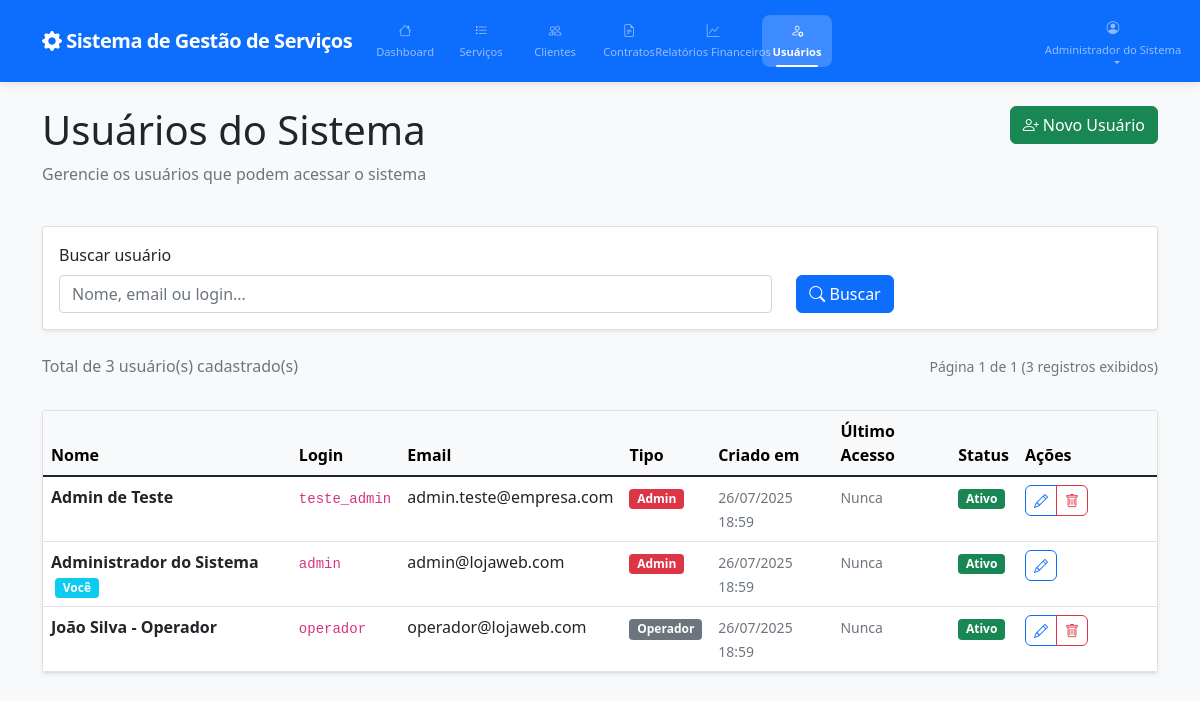
The app's page /admin/usuarios/list.php (signed in), older data.
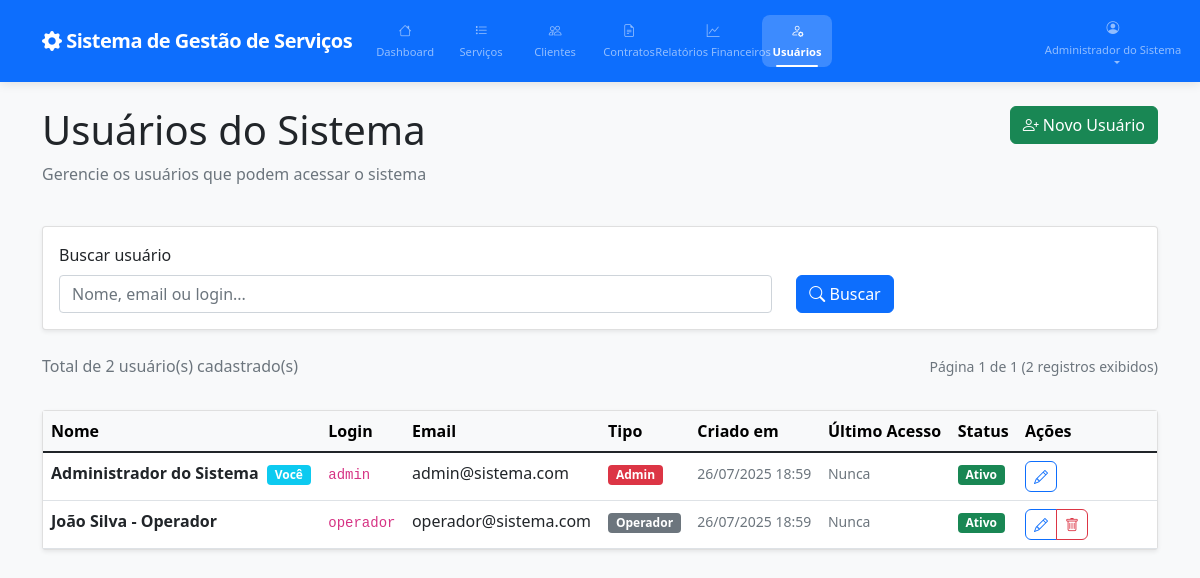
The same page, newer data.
### tables this page shows
CREATE TABLE `usuarios` (
    `id` int(11) NOT NULL AUTO_INCREMENT,
    `login` varchar(50) NOT NULL,
    `senha` varchar(255) NOT NULL,
    `nome` varchar(100) NOT NULL,
    `email` varchar(100) NOT NULL,
    `tipo` enum('admin', 'operador') DEFAULT 'operador',
    `ativo` tinyint(1) DEFAULT 1,
    `remember_token` varchar(255) DEFAULT NULL,
    `ultimo_acesso` timestamp NULL DEFAULT NULL,
    `criado_em` timestamp DEFAULT CURRENT_TIMESTAMP,
    `atualizado_em` timestamp DEFAULT CURRENT_TIMESTAMP ON UPDATE CURRENT_TIMESTAMP,
    PRIMARY KEY (`id`),
    UNIQUE KEY `login` (`login`),
    UNIQUE KEY `email` (`email`)
);

### shared/config/auth.php (called while the page is built, shortened)
<?php
class Auth
{
    public static function getUser(): ?array
    {
        return $_SESSION['user'] ?? null;
    }
}

### shared/dao/UsuarioDAO.php (called while the page is built, shortened)
<?php
require_once __DIR__ . '/../config/db.php';
class UsuarioDAO
{
    private $db;
    public function __construct()
    {
        $this->db = Database::getInstance()->getConnection();
    }
    public function getAll($search = '', $page = 1, $perPage = 15): array
    {
        try {
            $offset = ($page - 1) * $perPage;
            $sql = "SELECT id, nome, login, email, tipo, ativo, criado_em, ultimo_acesso
                    FROM usuarios";
            $params = [];
            $sql .= " ORDER BY nome LIMIT ? OFFSET ?";
            $params[] = $perPage;
            $params[] = $offset;
            $stmt = $this->db->prepare($sql);
            $stmt->execute($params);
            return $stmt->fetchAll();
        } catch (PDOException $e) {
            error_log("Error getting all users: " . $e->getMessage());
            return [];
        }
    }
    public function count($search = ''): int
    {
        try {
            $sql = "SELECT COUNT(*) FROM usuarios";
            $params = [];
            $stmt = $this->db->prepare($sql);
            $stmt->execute($params);
            return (int) $stmt->fetchColumn();
        } catch (PDOException $e) {
            error_log("Error counting users: " . $e->getMessage());
            return 0;
        }
    }
}

### shared/config/db.php (called while the page is built, shortened)
<?php
class Database
{
    private static $instance = null;
    private $connection;
    private $host = 'localhost';
    private $database = 'trabalho_web';
    private $username = 'root';
    private $password = '';
    private $charset = 'utf8mb4';
    private $socket = '/Applications/XAMPP/xamppfiles/var/mysql/mysql.sock';
    private function __construct()
    {
        $dsn = "mysql:host={$this->host};dbname={$this->database};charset={$this->charset};unix_socket={$this->socket}";
        $options = [
            PDO::ATTR_ERRMODE => PDO::ERRMODE_EXCEPTION,
            PDO::ATTR_DEFAULT_FETCH_MODE => PDO::FETCH_ASSOC,
            PDO::ATTR_EMULATE_PREPARES => false,
        ];
        try {
            $this->connection = new PDO($dsn, $this->username, $this->password, $options);
        } catch (PDOException $e) {
            error_log("Database connection failed: " . $e->getMessage());
            throw new PDOException("Database connection failed");
        }
    }
    public static function getInstance(): Database
    {
        if (self::$instance === null) {
            self::$instance = new self();
        }
        return self::$instance;
    }
    public function getConnection(): PDO
    {
        return $this->connection;
    }
}

### admin/usuarios/list.php (the view, shortened to what the changed rows need)
<?php
require_once '../../shared/config/auth.php';
require_once '../../shared/dao/UsuarioDAO.php';
$user = Auth::getUser();
$usuarioDAO = new UsuarioDAO();
$search = trim($_GET['search'] ?? '');
$page = max(1, (int) ($_GET['page'] ?? 1));
$perPage = 15;
$usuarios = $usuarioDAO->getAll($search, $page, $perPage);
$totalUsuarios = $usuarioDAO->count($search);
$totalPages = ceil($totalUsuarios / $perPage);
?>
<!DOCTYPE html>
<html lang="pt-BR">
<head>
    <link href="https://cdn.jsdelivr.net/npm/bootstrap@5.1.3/dist/css/bootstrap.min.css" rel="stylesheet">
    <link href="https://cdn.jsdelivr.net/npm/bootstrap-icons@1.8.1/font/bootstrap-icons.css" rel="stylesheet">
    <link rel="stylesheet" href="../../shared/assets/css/style.css">
</head>
<body>
    <nav class="navbar navbar-expand-lg navbar-dark bg-primary">
        <div class="container">
            <div class="collapse navbar-collapse" id="navbarNav">
                <ul class="navbar-nav">
                    <li class="nav-item dropdown">
                        <a class="nav-link dropdown-toggle" href="#" id="navbarDropdown" role="button" data-bs-toggle="dropdown">
                            <i class="bi bi-person-circle"></i> <?= htmlspecialchars($user['nome']) ?>
                        </a>
                    </li>
                </ul>
            </div>
        </div>
    </nav>
    <div class="container mt-4">
        <div class="row mb-4">
            <div class="col-md-8">
                <h1>Usuários do Sistema</h1>
            </div>
        </div>
        <div class="row mb-3">
            <div class="col-md-6">
                <p class="text-muted">
                    <?php if ($search): ?>
                        Encontrados <?= $totalUsuarios ?> usuário(s) para "<?= htmlspecialchars($search) ?>"
                    <?php else: ?>
                        Total de <?= $totalUsuarios ?> usuário(s) cadastrado(s)
                    <?php endif; ?>
                </p>
            </div>
            <div class="col-md-6 text-end">
                <small class="text-muted">
                    Página <?= $page ?> de <?= $totalPages ?>
                    (<?= count($usuarios) ?> registros exibidos)
                </small>
            </div>
        </div>
        <?php if (!empty($usuarios)): ?>
            <div class="card">
                <div class="table-responsive">
                    <table class="table table-hover mb-0">
                        <thead class="table-light">
                            <tr>
                                <th>Nome</th>
                                <th>Login</th>
                                <th>Email</th>
                                <th>Tipo</th>
                                <th>Criado em</th>
                                <th>Último Acesso</th>
                                <th>Status</th>
                                <th width="140">Ações</th>
                            </tr>
                        </thead>
                        <tbody>
                            <?php foreach ($usuarios as $usuario): ?>
                                <tr data-user-id="<?= $usuario['id'] ?>">
                                    <td>
                                        <strong><?= htmlspecialchars($usuario['nome']) ?></strong>
                                        <?php if ($usuario['id'] == $user['id']): ?>
                                            <span class="badge bg-info ms-1">Você</span>
                                        <?php endif; ?>
                                    </td>
                                    <td>
                                        <code><?= htmlspecialchars($usuario['login']) ?></code>
                                    </td>
                                    <td><?= htmlspecialchars($usuario['email']) ?></td>
                                    <td>
                                        <span class="badge bg-<?= $usuario['tipo'] === 'admin' ? 'danger' : 'secondary' ?>">
                                            <?= ucfirst($usuario['tipo']) ?>
                                        </span>
                                    </td>
                                    <td>
                                        <small class="text-muted">
                                            <?= date('d/m/Y H:i', strtotime($usuario['criado_em'])) ?>
                                        </small>
                                    </td>
                                    <td class="last-access-cell">
                                        <?php if ($usuario['ultimo_acesso']): ?>
                                            <small class="text-muted">
                                                <?= date('d/m/Y H:i', strtotime($usuario['ultimo_acesso'])) ?>
                                            </small>
                                        <?php else: ?>
                                            <small class="text-muted">Nunca</small>
                                        <?php endif; ?>
                                    </td>
                                    <td>
                                        <?php if ($usuario['ativo']): ?>
                                            <span class="badge bg-success">Ativo</span>
                                        <?php else: ?>
                                            <span class="badge bg-danger">Inativo</span>
                                        <?php endif; ?>
                                    </td>
                                    <td>
                                        <div class="btn-group" role="group">
                                            <a href="form.php?id=<?= $usuario['id'] ?>"
                                                class="btn btn-sm btn-outline-primary"
                                                data-bs-toggle="tooltip" title="Editar">
                                                <i class="bi bi-pencil"></i>
                                            </a>
                                            <?php if ($usuario['id'] !== $user['id']): ?>
                                                <button type="button"
                                                    class="btn btn-sm btn-outline-danger"
                                                    data-bs-toggle="modal"
                                                    data-bs-target="#deleteModal"
                                                    data-user-id="<?= $usuario['id'] ?>"
                                                    data-user-name="<?= htmlspecialchars($usuario['nome']) ?>"
                                                    title="Excluir">
                                                    <i class="bi bi-trash"></i>
                                                </button>
                                            <?php endif; ?>
                                        </div>
                                    </td>
                                </tr>
                            <?php endforeach; ?>
                        </tbody>
                    </table>
                </div>
            </div>
        <?php endif; ?>
    </div>
</body>
</html>

Row changes from the older to the newer data that the page shows:
removed usuarios: nome "Admin de Teste", login "teste_admin", email "admin.teste@empresa.com", tipo "Admin", criado_em "26/07/2025 18:59", shows "Nunca", ativo "Ativo"
changed usuarios "Administrador do Sistema": email "admin@lojaweb.com" → "admin@sistema.com"
changed usuarios "João Silva - Operador": email "operador@lojaweb.com" → "operador@sistema.com"
Text that changed along with them:
$totalUsuarios: "3" → "2"
count($usuarios): "3" → "2"
